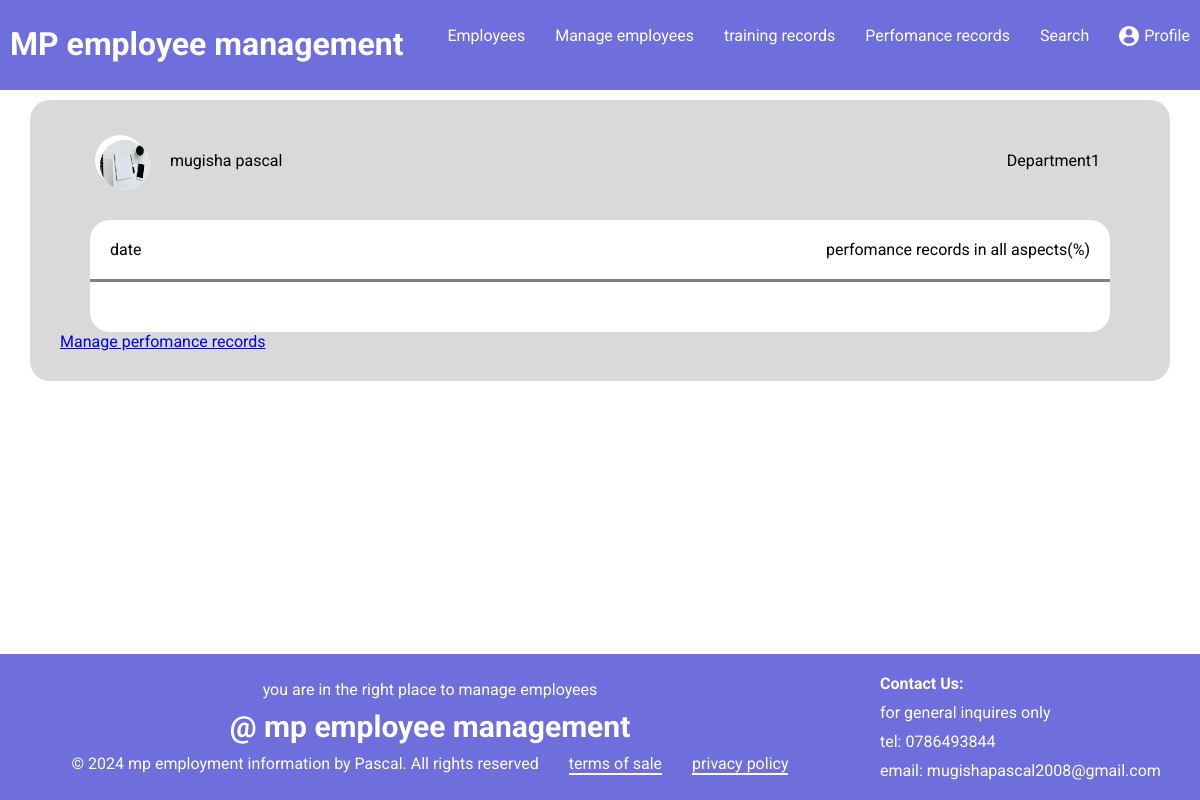
/employeemanagement/perfomance, run on an earlier commit of the app's database.
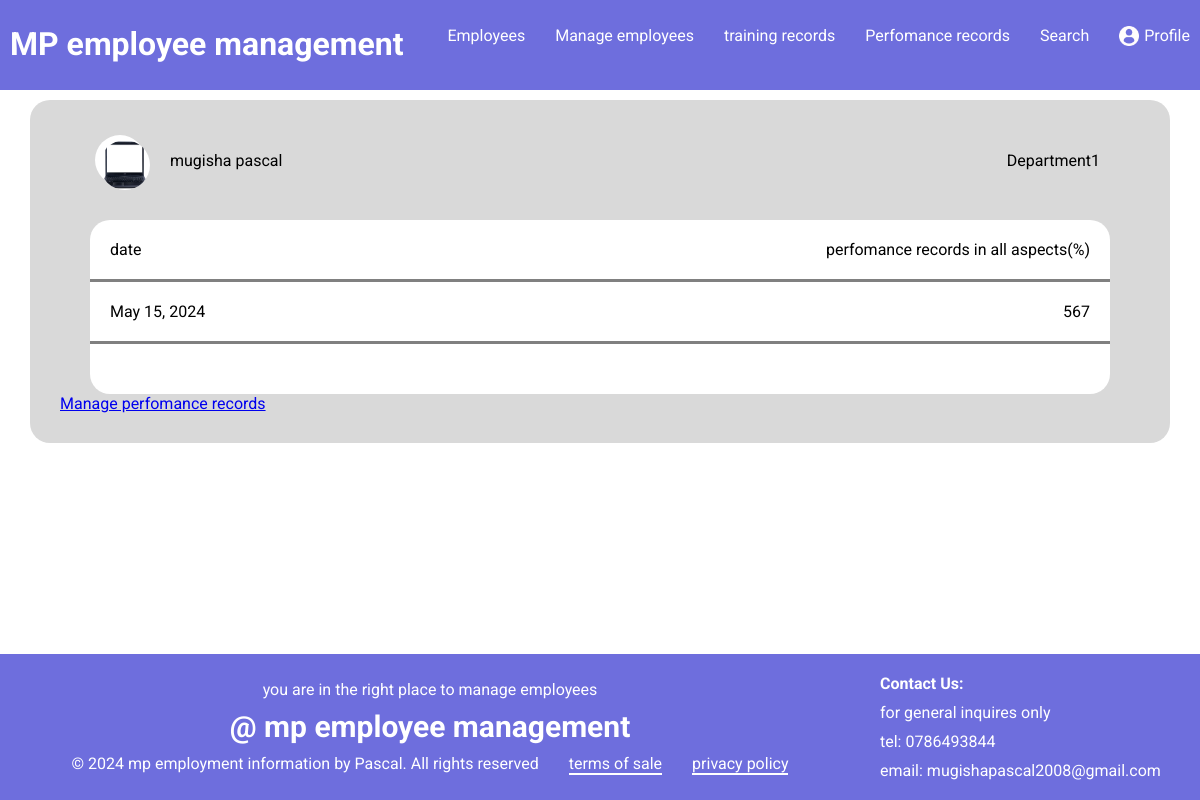
And on a later commit of the database.
### employeemanagement/models.py (models this page shows)
class imagedb(models.Model):
    image=models.ImageField(upload_to='photos/', blank=True, null=True)

class perfomancedb(models.Model):
    perfomance=models.CharField(max_length=128)
    perfomancedate=models.DateField()

### employeemanagement/views.py (the view)
# urls.py: path("employeemanagement/perfomance",include("employeemanagement.urls")),
def perfomance(request):
    modl=perfomancedb.objects.all()
    form=imagedb.objects.filter().last()
    info=signupdatabase.objects.filter().last()
    filt={
        "modl":modl,
        "form":form,
        "info":info
    }
    return render(request,"perfomance.html",{"filt":filt})

### employeemanagement/templates/perfomance.html (shortened to what this page needs)
<!DOCTYPE html>
<html lang="en">
<head>
    {% load static %}
    <link rel="stylesheet" href="{% static 'perfomance.css'%}">
</head>
<body>
    <div class="topmenu">
        <div class="title">
            <h1>MP employee management</h1>
        </div>
        <div class="links">
            <a href="{% url 'employeemanagement:home'%}" class="e">Employees</a>
            <a href="{% url 'employeemanagement:manageemployees'%}" class="p">Manage employees</a>
            <a href="{% url 'employeemanagement:trainingrecords'%}" class="t">training records</a>
            <a href="{% url 'employeemanagement:perfomance'%}" class="p">Perfomance records</a>
            <a href="{% url 'employeemanagement:search'%}" class="sea">Search</a>
            <img src="{% static 'profile-user.png' %}" class="icon">
            <a href="{% url 'employeemanagement:profile'%}" class="f">Profile</a>
        </div>
    </div>
    <div class="body">
        <div class="tr">
            <div class="c"><img src="{{filt.form.image.url}}" class="c"/></div>
            <div class="nd">
                <p class="n">{{filt.info.name}}</p>
            </div>
            <div class="dd">
                <p class="d">Department1</p>
            </div>
        </div>
        <div class="box">
        <div class="tp">
            <p>date</p>
            <p>perfomance records in all aspects(%)</p>
        </div>
        {% for dt in filt.modl%}
        <div class="o">
            <p>{{dt.perfomancedate}}</p>
            <p>{{dt.perfomance}}</p>
        </div>
        {% endfor %}
        <div class="ot">
        </div>
        </div>
     <a href="{% url 'employeemanagement:manageperfomance'%}" class="mnp">Manage perfomance records</a>
   </div>
    <div class="footer">
        <div class="copyright">
            <p>you are in the right place to manage employees</p>
            <p class="mp">@ mp employee management</p>
            <div class="icy">
                <p>© 2024 mp employment information by Pascal. All rights reserved</p>
                <p class="sm">terms of sale</p>
                <p class="sm">privacy policy</p>
            </div>
        </div>
        <div class="contact">
            <p class="cont">Contact Us:</p>
            <p>for general inquires only</p>
            <p>tel: 0786493844</p>
            <p>email: mugishapascal2008@gmail.com</p>
        </div>
    </div>
</body>
</html>

What changed in the data, as far as the page shows it:
no longer on this page (row unchanged): imagedb: form.image (picture)
added imagedb: form.image (picture)
added perfomancedb: perfomancedate "May 15, 2024", perfomance "567"
